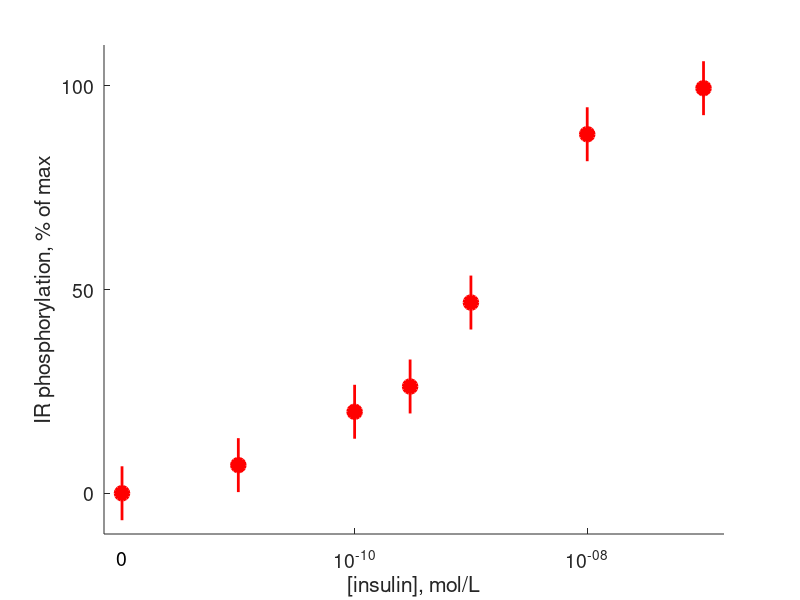
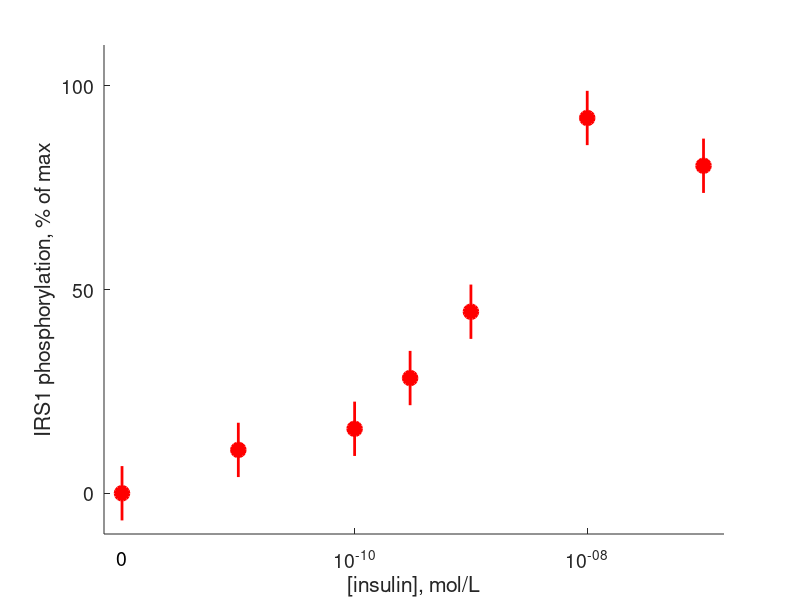
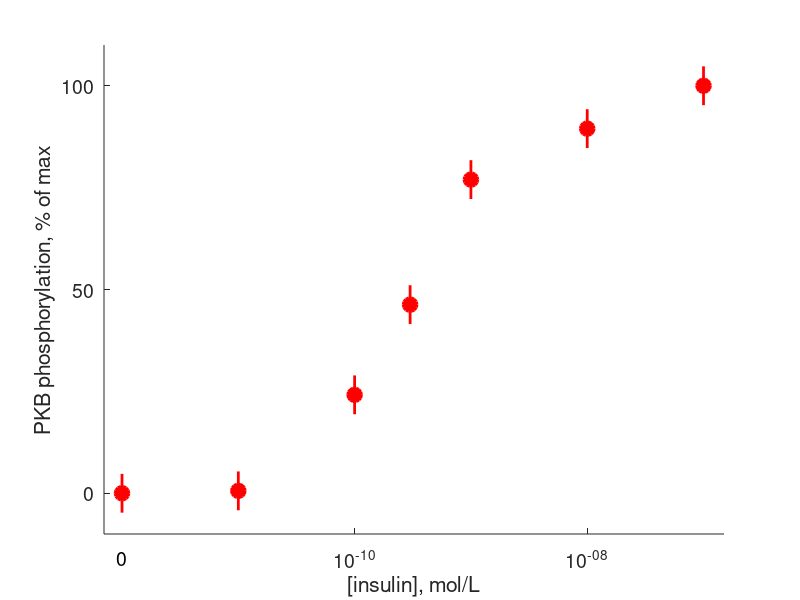
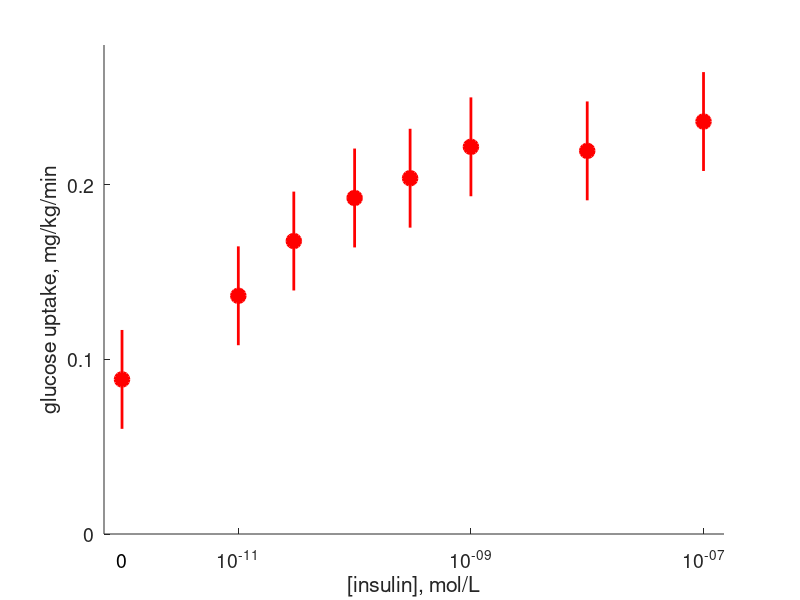

Write MATLAB code to recreate these figures, in order.
function [] = plotData

clear all
close all

%load data
load('EXPDATA_IR.mat');
load('EXPDATA_IRS1.mat');
load('EXPDATA_PKB.mat');
load('EXPDATA_GLUCOSE_05.mat');
load('EXPDATA_GLUCOSE_5.mat');
load('EXPDATA_WB.mat');

%Figures
insulinConcentration1=[1e-12,1e-11,1e-10,3e-10,1e-9,1e-8,1e-7]';
insulinConcentration2=[1e-12,1e-11,3e-11,1e-10,3e-10,1e-9,1e-8,1e-7]';

figure(2)
h=gca;
hold on
for i=1:7
    plot(insulinConcentration1(i),EXPDATA_IR.response(i),'ro','MarkerFaceColor','r','MarkerSize',10,'Linewidth',2)
    line([insulinConcentration1(i) insulinConcentration1(i)],[EXPDATA_IR.response(i)-EXPDATA_IR.sem EXPDATA_IR.response(i)+EXPDATA_IR.sem],'Color','r','Linewidth',2)
end
set(h,'box','off')
set(h,'XScale','log')
set(h,'XTick',[1e-010 1e-008 1e-006])
set(h,'YTick',[0 50 100])
set(h,'Fontsize',[14])
xlabel('[insulin], mol/L')
ylabel('IR phosphorylation, % of max')
htext=text(9e-13,-16,'0');
set(htext,'Fontsize',[14])
axis([7e-013 1.5e-007 -10 110])

figure(3)
h=gca;
hold on
for i=1:7
    plot(insulinConcentration1(i),EXPDATA_IRS1.response(i),'ro','MarkerFaceColor','r','MarkerSize',10,'Linewidth',2)
    line([insulinConcentration1(i) insulinConcentration1(i)],[EXPDATA_IRS1.response(i)-EXPDATA_IRS1.sem EXPDATA_IRS1.response(i)+EXPDATA_IRS1.sem],'Color','r','Linewidth',2)
end
set(h,'box','off')
set(h,'XScale','log')
set(h,'XTick',[1e-010 1e-008 1e-006])
set(h,'YTick',[0 50 100])
set(h,'Fontsize',[14])
xlabel('[insulin], mol/L')
ylabel('IRS1 phosphorylation, % of max')
htext=text(9e-13,-16,'0');
set(htext,'Fontsize',[14])
axis([7e-013 1.5e-007 -10 110])

figure(4)
h=gca;
hold on
for i=1:7
    plot(insulinConcentration1(i),EXPDATA_PKB.response(i),'ro','MarkerFaceColor','r','MarkerSize',10,'Linewidth',2)
    line([insulinConcentration1(i) insulinConcentration1(i)],[EXPDATA_PKB.response(i)-EXPDATA_PKB.sem EXPDATA_PKB.response(i)+EXPDATA_PKB.sem],'Color','r','Linewidth',2)
end
set(h,'box','off')
set(h,'XScale','log')
set(h,'XTick',[1e-010 1e-008 1e-006])
set(h,'YTick',[0 50 100])
set(h,'Fontsize',[14])
xlabel('[insulin], mol/L')
ylabel('PKB phosphorylation, % of max')
htext=text(9e-13,-16,'0');
set(htext,'Fontsize',[14])
axis([7e-013 1.5e-007 -10 110])

figure(6)
h=gca;
hold on
for i=1:8
    plot(insulinConcentration2(i),EXPDATA_GLUCOSE_05.response(i),'ro','MarkerFaceColor','r','MarkerSize',10,'Linewidth',2)
    line([insulinConcentration2(i) insulinConcentration2(i)],[EXPDATA_GLUCOSE_05.response(i)-EXPDATA_GLUCOSE_05.sem EXPDATA_GLUCOSE_05.response(i)+EXPDATA_GLUCOSE_05.sem],'Color','r','Linewidth',2)
end
set(h,'box','off')
set(h,'XScale','log')
set(h,'XTick',[1e-011 1e-009 1e-007])
set(h,'YTick',[0 0.1 0.2 0.3])
set(h,'Fontsize',[14])
xlabel('[insulin], mol/L')
ylabel('glucose uptake, mg/kg/min')
htext=text(9e-13,-0.015,'0');
set(htext,'Fontsize',[14])
axis([7e-013 1.5e-007 0 0.28])

figure(7)
h=gca;
hold on
bar(0,EXPDATA_GLUCOSE_5.response(1),40,'r')
bar(100,EXPDATA_GLUCOSE_5.response(2),40,'r')
line([0 0],[EXPDATA_GLUCOSE_5.response(1) EXPDATA_GLUCOSE_5.response(1)+EXPDATA_GLUCOSE_5.sem(1)],'Color','k','Linewidth',2)
line([100 100],[EXPDATA_GLUCOSE_5.response(2) EXPDATA_GLUCOSE_5.response(2)+EXPDATA_GLUCOSE_5.sem(2)],'Color','k','Linewidth',2)
line([-5 5],[EXPDATA_GLUCOSE_5.response(1)+EXPDATA_GLUCOSE_5.sem(1) EXPDATA_GLUCOSE_5.response(1)+EXPDATA_GLUCOSE_5.sem(1)],'Color','k','Linewidth',2)
line([95 105],[EXPDATA_GLUCOSE_5.response(2)+EXPDATA_GLUCOSE_5.sem(2) EXPDATA_GLUCOSE_5.response(2)+EXPDATA_GLUCOSE_5.sem(2)],'Color','k','Linewidth',2)
set(h,'box','off')
set(h,'XTick',[1e-013 1e-007])
set(h,'YTick',[0 0.5 1 1.5])
set(h,'Fontsize',[14])
ylabel('glucose uptake, mg/kg/min')
axis([-30 180 0 1.6])

figure(10)
h=gca;
hold on
for i=1:11
    plot(EXPDATA_WB.time(i),EXPDATA_WB.response(i),'ro','MarkerFaceColor','r','MarkerSize',10,'Linewidth',2);
    line([EXPDATA_WB.time(i) EXPDATA_WB.time(i)],[EXPDATA_WB.response(i)-EXPDATA_WB.sem EXPDATA_WB.response(i)+EXPDATA_WB.sem],'Color','r','Linewidth',2)
end
set(h,'box','off');
set(h,'XTick',[0 100 200 300 400])
set(h,'YTick',[0 0.5 1])
set(h,'Fontsize',[14])
xlabel('time, min')
ylabel('glucose uptake, mg/kg/min')
axis([0 420 0 1.1])

end
